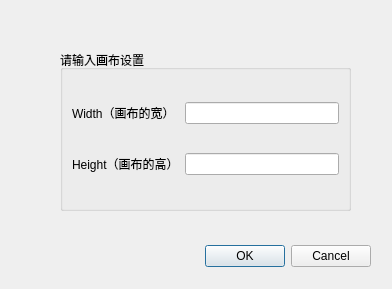
<?xml version="1.0" encoding="UTF-8"?>
<ui version="4.0">
 <class>CanvasSet</class>
 <widget class="QDialog" name="CanvasSet">
  <property name="geometry">
   <rect>
    <x>0</x>
    <y>0</y>
    <width>392</width>
    <height>289</height>
   </rect>
  </property>
  <property name="windowTitle">
   <string>Dialog</string>
  </property>
  <widget class="QDialogButtonBox" name="buttonBox">
   <property name="geometry">
    <rect>
     <x>30</x>
     <y>240</y>
     <width>341</width>
     <height>32</height>
    </rect>
   </property>
   <property name="orientation">
    <enum>Qt::Horizontal</enum>
   </property>
   <property name="standardButtons">
    <set>QDialogButtonBox::Cancel|QDialogButtonBox::Ok</set>
   </property>
  </widget>
  <widget class="QLabel" name="Background">
   <property name="geometry">
    <rect>
     <x>-50</x>
     <y>-70</y>
     <width>501</width>
     <height>421</height>
    </rect>
   </property>
   <property name="text">
    <string/>
   </property>
   <property name="pixmap">
    <pixmap resource="res.qrc">:/images/imgs/setCanvasBackground.PNG</pixmap>
   </property>
  </widget>
  <widget class="QGroupBox" name="groupBox">
   <property name="geometry">
    <rect>
     <x>60</x>
     <y>50</y>
     <width>291</width>
     <height>161</height>
    </rect>
   </property>
   <property name="title">
    <string>请输入画布设置</string>
   </property>
   <layout class="QGridLayout" name="gridLayout">
    <item row="0" column="0">
     <widget class="QLabel" name="Width">
      <property name="text">
       <string>Width（画布的宽）</string>
      </property>
     </widget>
    </item>
    <item row="0" column="1">
     <widget class="QLineEdit" name="canvasWidth"/>
    </item>
    <item row="1" column="0">
     <widget class="QLabel" name="Height">
      <property name="text">
       <string>Height（画布的高）</string>
      </property>
     </widget>
    </item>
    <item row="1" column="1">
     <widget class="QLineEdit" name="canvasHeight"/>
    </item>
   </layout>
  </widget>
  <action name="setCanvasBackground">
   <property name="icon">
    <iconset resource="res.qrc">
     <normaloff>:/images/imgs/setCanvasBackground.PNG</normaloff>:/images/imgs/setCanvasBackground.PNG</iconset>
   </property>
   <property name="text">
    <string>设置画布宽高b图标</string>
   </property>
  </action>
  <zorder>Background</zorder>
  <zorder>buttonBox</zorder>
  <zorder>groupBox</zorder>
 </widget>
 <resources>
  <include location="res.qrc"/>
 </resources>
 <connections>
  <connection>
   <sender>buttonBox</sender>
   <signal>accepted()</signal>
   <receiver>CanvasSet</receiver>
   <slot>accept()</slot>
   <hints>
    <hint type="sourcelabel">
     <x>248</x>
     <y>254</y>
    </hint>
    <hint type="destinationlabel">
     <x>157</x>
     <y>274</y>
    </hint>
   </hints>
  </connection>
  <connection>
   <sender>buttonBox</sender>
   <signal>rejected()</signal>
   <receiver>CanvasSet</receiver>
   <slot>reject()</slot>
   <hints>
    <hint type="sourcelabel">
     <x>316</x>
     <y>260</y>
    </hint>
    <hint type="destinationlabel">
     <x>286</x>
     <y>274</y>
    </hint>
   </hints>
  </connection>
 </connections>
</ui>
